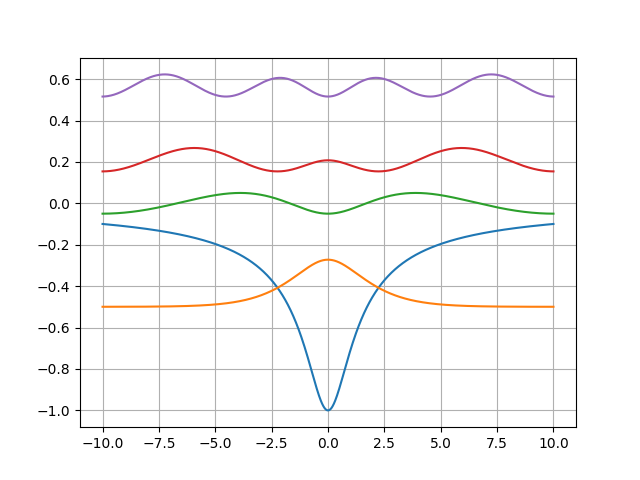

This figure's Python source:
import numpy as np
import matplotlib.pyplot as plt
from numpy import linalg as LA


N_steps = 1000 # number of steps
L = 10 # x boundaries
h = L/N_steps # step size
x = np.linspace(-L, L, N_steps + 1) # positions

alpha = 1 # regularization constant
V = -2/np.sqrt(x**2 + alpha) # potential

d = 1/(h**2) + V # main diagonal
e = np.full(len(d)-1, -1/(2*h**2)) # sub and super diagonal

# set up matrix:
size = len(d)
M = np.zeros((size, size))
np.fill_diagonal(M, d)
np.fill_diagonal(M[1:], e)
np.fill_diagonal(M[:,1:], e)

# solve:
E, psi = LA.eigh(M)

# plot:
plt.figure()
plt.grid()
plt.plot(x, V)
for i in range(4):
    shift = E[i]
    psi_i = psi[:,i] / np.sqrt(np.trapz(psi[:,i]**2, x))
    plt.plot(x, psi_i**2 + shift)
plt.savefig("clmb_atm.png")
